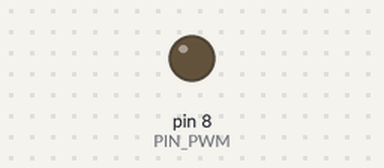
The sketch below on a simulated Arduino Uno, built with avr-gcc and run on an emulated ATmega328P. Parts: output pins drawn as LEDs (lit = HIGH).

Above: at 0.6 s.
At 2.5 s:
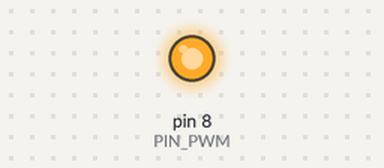
Timing chart, 0 to 6.6 s (numbered marks = the images above):
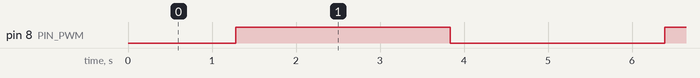

Measured:
- by itself, pin 8 (PIN_PWM): alternates HIGH for 2.6 s and LOW for 2.6 s

The sketch:

prueba_pwm.ino
```cpp
#define PIN_PWM 8
boolean descenso = false;
int a = 0;
void setup() {
 pinMode(PIN_PWM , OUTPUT);
}

void loop() {
  analogWrite(PIN_PWM , a);
  if(descenso){a--; if(a == 0){descenso = false;}}else{a++; if(a == 255){descenso = true;}}
  delay(10);
}
```
